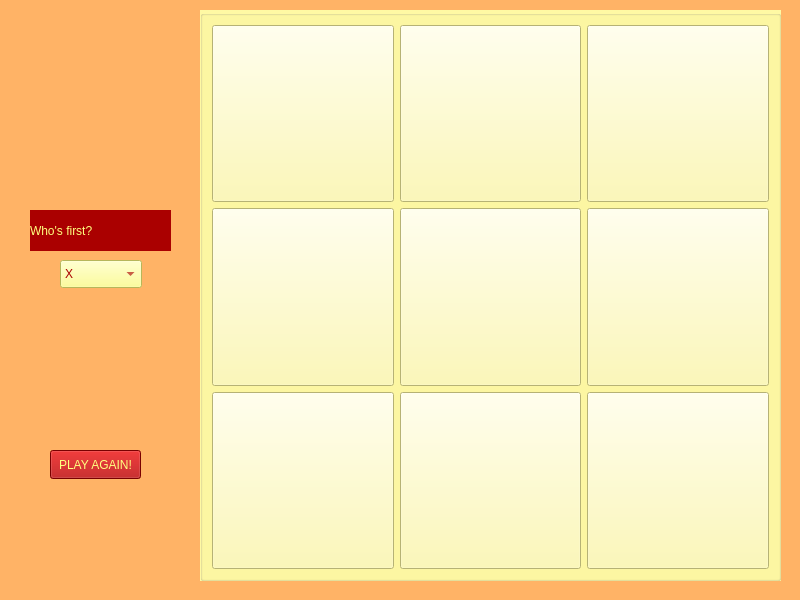
<?xml version="1.0" encoding="UTF-8"?>
<ui version="4.0">
 <class>TicTacToe</class>
 <widget class="QWidget" name="TicTacToe">
  <property name="geometry">
   <rect>
    <x>0</x>
    <y>0</y>
    <width>800</width>
    <height>600</height>
   </rect>
  </property>
  <property name="windowTitle">
   <string>TicTacToe</string>
  </property>
  <property name="styleSheet">
   <string notr="true">background-color: rgb(255, 179, 102);</string>
  </property>
  <widget class="QGroupBox" name="groupBox">
   <property name="geometry">
    <rect>
     <x>200</x>
     <y>10</y>
     <width>581</width>
     <height>571</height>
    </rect>
   </property>
   <property name="sizePolicy">
    <sizepolicy hsizetype="Preferred" vsizetype="Preferred">
     <horstretch>0</horstretch>
     <verstretch>0</verstretch>
    </sizepolicy>
   </property>
   <property name="styleSheet">
    <string notr="true">background-color: rgb(255, 249, 164);</string>
   </property>
   <property name="title">
    <string/>
   </property>
   <layout class="QGridLayout" name="gridLayout">
    <item row="0" column="0">
     <widget class="QPushButton" name="pushButton">
      <property name="sizePolicy">
       <sizepolicy hsizetype="Preferred" vsizetype="Preferred">
        <horstretch>0</horstretch>
        <verstretch>0</verstretch>
       </sizepolicy>
      </property>
      <property name="whatsThis">
       <string>&lt;html&gt;&lt;head/&gt;&lt;body&gt;&lt;p&gt;&lt;br/&gt;&lt;/p&gt;&lt;/body&gt;&lt;/html&gt;</string>
      </property>
      <property name="styleSheet">
       <string notr="true">color: rgba(255, 255, 255, 0);
</string>
      </property>
      <property name="text">
       <string/>
      </property>
     </widget>
    </item>
    <item row="2" column="0">
     <widget class="QPushButton" name="pushButton_4">
      <property name="sizePolicy">
       <sizepolicy hsizetype="Preferred" vsizetype="Preferred">
        <horstretch>0</horstretch>
        <verstretch>0</verstretch>
       </sizepolicy>
      </property>
      <property name="text">
       <string/>
      </property>
     </widget>
    </item>
    <item row="4" column="1">
     <widget class="QPushButton" name="pushButton_8">
      <property name="sizePolicy">
       <sizepolicy hsizetype="Minimum" vsizetype="Preferred">
        <horstretch>0</horstretch>
        <verstretch>0</verstretch>
       </sizepolicy>
      </property>
      <property name="text">
       <string/>
      </property>
     </widget>
    </item>
    <item row="2" column="2">
     <widget class="QPushButton" name="pushButton_6">
      <property name="sizePolicy">
       <sizepolicy hsizetype="Minimum" vsizetype="Preferred">
        <horstretch>0</horstretch>
        <verstretch>0</verstretch>
       </sizepolicy>
      </property>
      <property name="text">
       <string/>
      </property>
     </widget>
    </item>
    <item row="4" column="2">
     <widget class="QPushButton" name="pushButton_9">
      <property name="sizePolicy">
       <sizepolicy hsizetype="Preferred" vsizetype="Preferred">
        <horstretch>0</horstretch>
        <verstretch>0</verstretch>
       </sizepolicy>
      </property>
      <property name="text">
       <string/>
      </property>
     </widget>
    </item>
    <item row="4" column="0">
     <widget class="QPushButton" name="pushButton_7">
      <property name="sizePolicy">
       <sizepolicy hsizetype="Minimum" vsizetype="Preferred">
        <horstretch>0</horstretch>
        <verstretch>0</verstretch>
       </sizepolicy>
      </property>
      <property name="text">
       <string/>
      </property>
     </widget>
    </item>
    <item row="2" column="1">
     <widget class="QPushButton" name="pushButton_5">
      <property name="sizePolicy">
       <sizepolicy hsizetype="Preferred" vsizetype="Preferred">
        <horstretch>0</horstretch>
        <verstretch>0</verstretch>
       </sizepolicy>
      </property>
      <property name="styleSheet">
       <string notr="true"/>
      </property>
      <property name="text">
       <string/>
      </property>
     </widget>
    </item>
    <item row="0" column="2">
     <widget class="QPushButton" name="pushButton_3">
      <property name="sizePolicy">
       <sizepolicy hsizetype="Preferred" vsizetype="Preferred">
        <horstretch>0</horstretch>
        <verstretch>0</verstretch>
       </sizepolicy>
      </property>
      <property name="text">
       <string/>
      </property>
     </widget>
    </item>
    <item row="0" column="1">
     <widget class="QPushButton" name="pushButton_2">
      <property name="sizePolicy">
       <sizepolicy hsizetype="Preferred" vsizetype="Preferred">
        <horstretch>0</horstretch>
        <verstretch>0</verstretch>
       </sizepolicy>
      </property>
      <property name="styleSheet">
       <string notr="true"/>
      </property>
      <property name="text">
       <string/>
      </property>
     </widget>
    </item>
   </layout>
  </widget>
  <widget class="QComboBox" name="comboBox">
   <property name="geometry">
    <rect>
     <x>60</x>
     <y>260</y>
     <width>82</width>
     <height>28</height>
    </rect>
   </property>
   <property name="styleSheet">
    <string notr="true">background-color: rgb(255, 255, 127);
color: rgb(170, 0, 0);
</string>
   </property>
   <item>
    <property name="text">
     <string>X</string>
    </property>
   </item>
   <item>
    <property name="text">
     <string>O</string>
    </property>
   </item>
  </widget>
  <widget class="QLabel" name="label">
   <property name="geometry">
    <rect>
     <x>30</x>
     <y>210</y>
     <width>141</width>
     <height>41</height>
    </rect>
   </property>
   <property name="styleSheet">
    <string notr="true">font: 12pt &quot;Showcard Gothic&quot;;
color: rgb(255, 255, 127);
background-color: rgb(170, 0, 0);</string>
   </property>
   <property name="text">
    <string>Who's first?</string>
   </property>
   <property name="textFormat">
    <enum>Qt::AutoText</enum>
   </property>
   <property name="scaledContents">
    <bool>false</bool>
   </property>
  </widget>
  <widget class="QPushButton" name="pushButton_10">
   <property name="geometry">
    <rect>
     <x>50</x>
     <y>450</y>
     <width>91</width>
     <height>29</height>
    </rect>
   </property>
   <property name="styleSheet">
    <string notr="true">font: 8pt &quot;Showcard Gothic&quot;;
color: rgb(255, 255, 127);
background-color: rgb(170, 0, 0);</string>
   </property>
   <property name="text">
    <string>PLAY AGAIN!</string>
   </property>
  </widget>
 </widget>
 <resources/>
 <connections/>
</ui>
